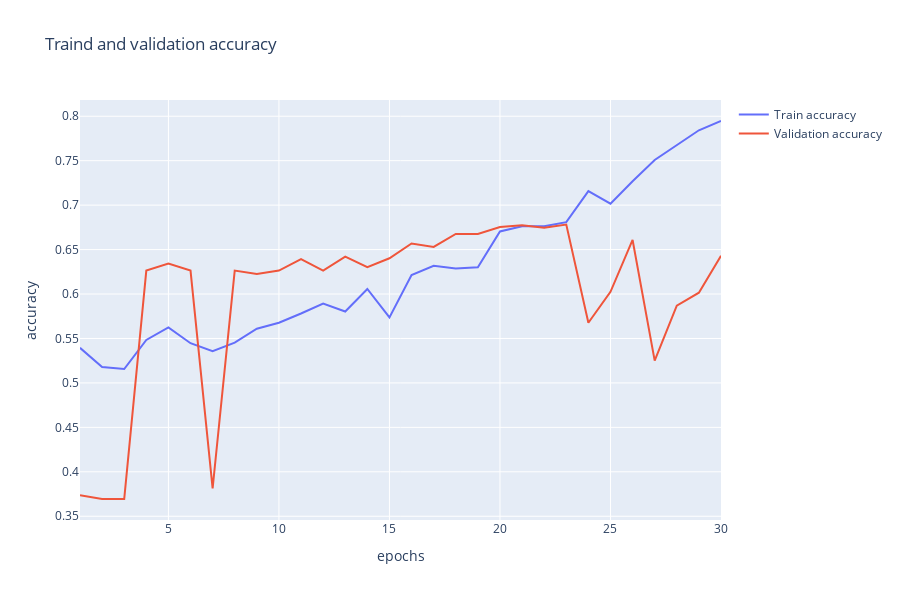

This figure's notebook cell:
### Markdown cell above
![image.png](attachment:image.png)

### Code cell
fig = go.Figure()
    
fig.add_trace(go.Scatter(
    x=list(range(1, num_epochs + 1)), 
    y=train_accs, 
    name='Train accuracy',
))
fig.add_trace(go.Scatter(
    x=list(range(1, num_epochs + 1)), 
    y=valid_accs, 
    name='Validation accuracy',
))

fig.update_layout(
    title='Traind and validation accuracy', 
    xaxis_title='epochs',
    yaxis_title='accuracy',
    width=900, 
    height=600
)
fig.show()

### Figure 1 — Plotly figure (JSON) as saved in the notebook; plotly's stock layout.template omitted (floating-point values rounded to 4 significant figures)
{"data": [{"name": "Train accuracy", "type": "scatter", "x": [1, 2, 3, 4, 5, 6, 7, 8, 9, 10, 11, 12, 13, 14, 15, 16, 17, 18, 19, 20, 21, 22, 23, 24, 25, 26, 27, 28, 29, 30], "y": [0.5394, 0.5179, 0.5156, 0.5484, 0.5625, 0.5446, 0.5357, 0.5454, 0.561, 0.5677, 0.5781, 0.5893, 0.5804, 0.6057, 0.5737, 0.6213, 0.6317, 0.6287, 0.6302, 0.6704, 0.6763, 0.6763, 0.6808, 0.7158, 0.7016, 0.7269, 0.7507, 0.7671, 0.7842, 0.7946]}, {"name": "Validation accuracy", "type": "scatter", "x": [1, 2, 3, 4, 5, 6, 7, 8, 9, 10, 11, 12, 13, 14, 15, 16, 17, 18, 19, 20, 21, 22, 23, 24, 25, 26, 27, 28, 29, 30], "y": [0.3736, 0.3694, 0.3694, 0.6264, 0.6342, 0.6264, 0.3814, 0.6264, 0.6225, 0.6264, 0.6391, 0.6264, 0.642, 0.6303, 0.6402, 0.6569, 0.653, 0.6675, 0.6675, 0.6754, 0.6775, 0.6746, 0.6782, 0.5677, 0.6025, 0.6608, 0.525, 0.5869, 0.6015, 0.6431]}], "layout": {"height": 600, "title": {"text": "Traind and validation accuracy"}, "width": 900, "xaxis": {"title": {"text": "epochs"}}, "yaxis": {"title": {"text": "accuracy"}}}}
